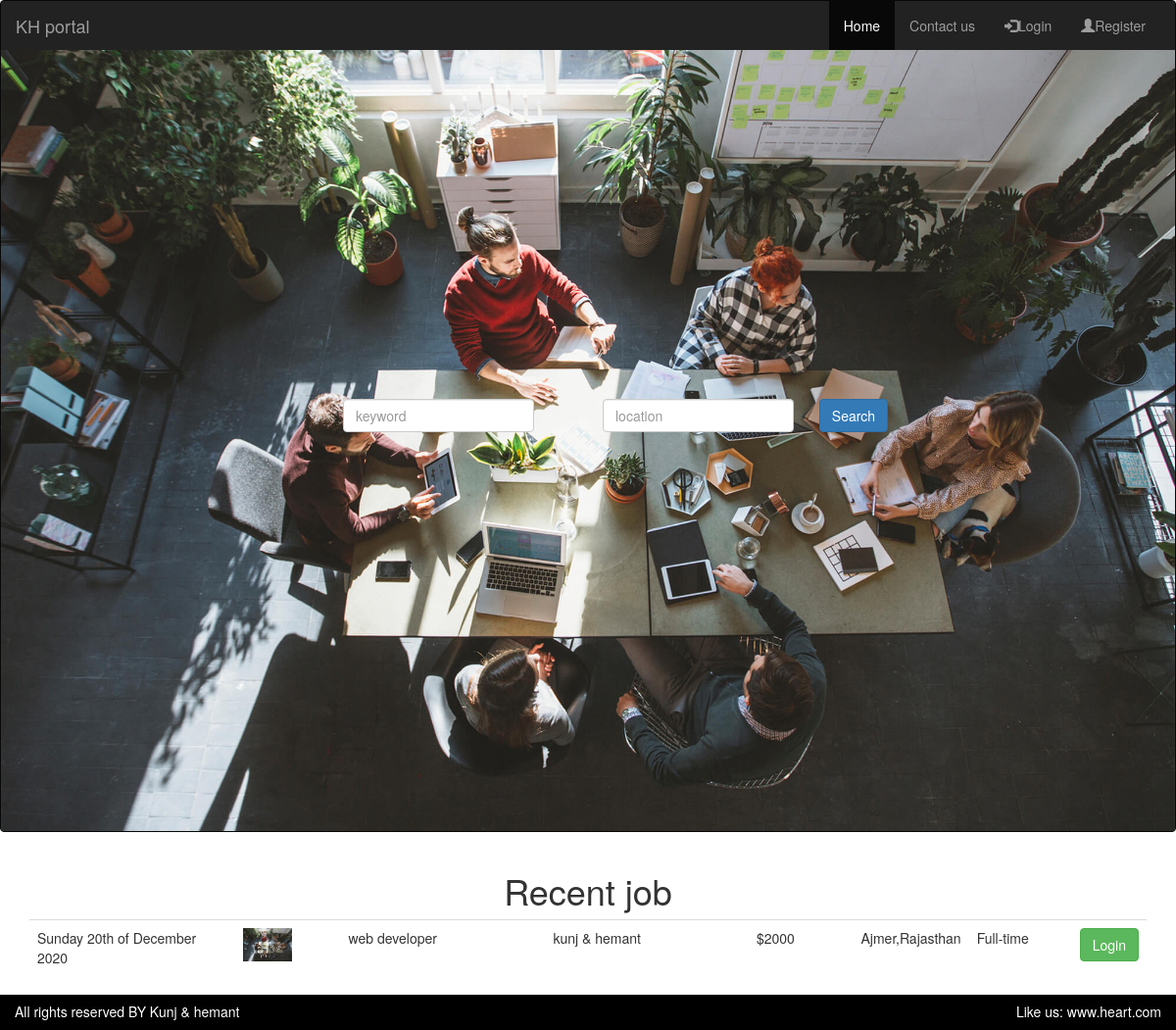
The page / on the database its author committed.
### tables this page shows
CREATE TABLE `post_job` (
  `post_id` int(11) NOT NULL,
  `login_id` int(11) NOT NULL,
  `job_title` varchar(100) NOT NULL,
  `company_name` varchar(100) NOT NULL,
  `experience` varchar(50) NOT NULL,
  `salary` varchar(50) NOT NULL,
  `location` varchar(100) NOT NULL,
  `job_description` varchar(300) NOT NULL,
  `post_date` varchar(50) NOT NULL
);

### lib/User.php (called while the page is built, shortened)
<?php
	include_once 'Session.php';
	include 'Database.php';
	class User
	{
		private $db;
		public function __construct()
		{
			$this->db = new Database();
		}
		public function getPostData()
		{
			$sql = "SELECT * FROM post_job ORDER BY post_id DESC LIMIT 5";
			$query = $this->db->pdo->prepare($sql);
			$query->execute();
			$result = $query->fetchAll();
			return $result;
		}
	}
?>

### lib/Database.php (called while the page is built)
<?php
	class Database
	{
		private $hostdb = "localhost";
		private $userdb = "root";
		private $passdb = "";
		private $namedb = "db_jobportal";
		public $pdo;
		public function __construct()
		{
			if (!isset($this->pdo))
		    {
				try {
						$link = new PDO("mysql:host=".$this->hostdb.";dbname=".$this->namedb,$this->userdb,$this->passdb);
						$link->setAttribute(PDO::ATTR_ERRMODE,PDO::ERRMODE_EXCEPTION);
						$link->exec("SET CHARACTER SET utf8");
						$this->pdo = $link;
					}
					catch (PDOException $e) {
						die("Failed to connect with database".$e->getMessage());
					}
			}
		}
	}
?>

### lib/Session.php (called while the page is built, shortened)
<?php
	class Session
	{
		public static function get($key)
		{
			if (isset($_SESSION[$key]))
			{
				return $_SESSION[$key];
			}
			else
			{
				return false;
			}
		}
	}
 ?>

### index.php (the view)
<?php
      include 'inc/header.php';
      include 'lib/User.php';
?>
		    <img class="img-fluid" src="images/image1.jpg" alt="portal" width="100%" height="auto">
		    <div class="centerbox">
			    <form class="form-inline" method="GET" action="jobsearchpage.php">
				  <div class="row">
				  	<div class="col-sm-6">
				  		<input type="text" class="form-control" id="keyword"  name="keyword" placeholder="keyword">
				  	</div>
				  	<div class="col-sm-5">
				             <input type="text" class="form-control" id="location"  name="location" placeholder="location">
				     </div>
				     <div class="col-sm-1">
						    <button type="submit" class="btn btn-primary">Search</button>
					 </div>
				   </div>
				</form>
			  </div>
			</nav>
		   <div class="container-fluid">
			  <h1 style="text-align: center;">Recent job</h1>
			  <?php
			  	$user = new User();
			  	$postdata = $user-> getPostData();
			  	if ($postdata)
			  	 {
			  	   foreach ($postdata as $pdata)
                   {
			  ?>
			  <div class="container-fluid">
			  	<div class="table-responsive">
			  	<table class="table table-hover">
			  		<tr>
			  			<td width="20%"><?php echo $pdata['post_date'];?> </td>
			  			<td width="10%">
			  				<img class="img-fluid" src="images/image1.jpg" alt="portal" width="50px" height="auto">
			  			</td>
			  			<td width="20%"><?php echo $pdata['job_title'];?></td>
			  			<td width="20%"><?php echo $pdata['company_name'];?></td>
			  			<td width="10%"><?php echo $pdata['salary'];?></td>
			  			<td width="10%"><?php echo $pdata['location'];?></td>
			  			<td width="10%">Full-time</td>
			  			<td>
			  				<?php
			  				 $userlogin  = Session::get("login");
        					if ($userlogin == true)
        					{
			  				?>
			  				<a class="btn btn-success" href="jobdescriptionpage.php?id=<?php echo $pdata['post_id'];?>">Apply-now</a>
        					<?php } else{?>
        						<a class="btn btn-success" href="login.php">Login</a>
        					<?php }?>
			  			</td>
			  		</tr>
			<?php } } else{?>
		              <tr>
		                <td colspan="5"><h2>NO User data found..</h2></td>
		              </tr>
		            <?php }?>
			  	</table>
			  </div>
		    </div>
	    </div>
<?php
	include 'inc/footer.php';
?>

### inc/style.css (style rules this page uses)
.centerbox { max-width: 500px; margin: 0 auto; position: absolute; top: 50%; left: 50%; transform: translate(-50%, -50%); }

### rows shown on the page
post_job: post_date "Sunday 20th of December 2020", job_title "web developer", company_name "kunj & hemant", salary "$2000", location "Ajmer,Rajasthan"
